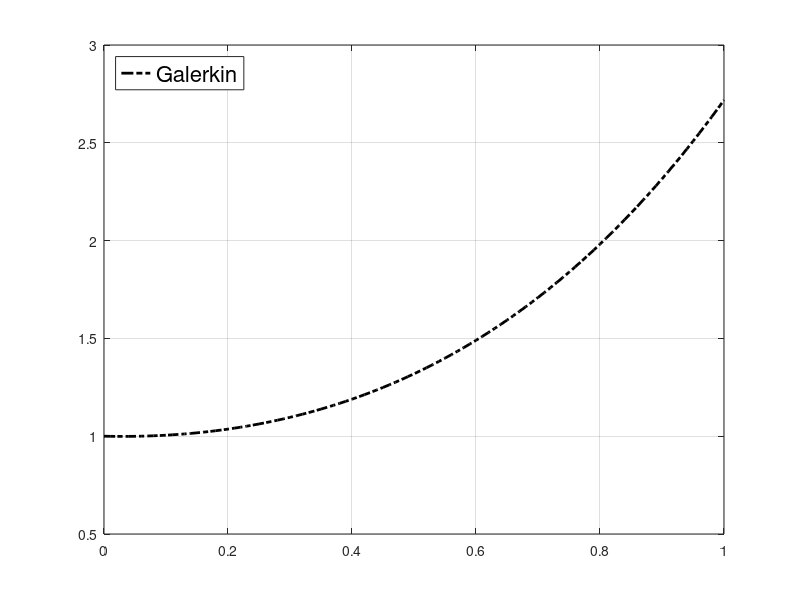

Write MATLAB code to recreate this figure.
% Driver file for Ex1 (Petrov-Galerkin Method)
clear
clc

%% Prepare PDE Info
a = 0; b = 1; % domain
ga  = 3; % left boundary
gb = exp(1); % boundary condition
funF = @(x) exp(x).*(-4-x+x.^3-(2+x).*cos(x)+(1+x).*sin(x)); % load function

%% Prepare Test and Trial Space
psi1 = @(x) sin(pi*x);  Dpsi1 = @(x) pi*cos(pi*x);
psi2 = @(x) x.^2-x; Dpsi2 = @(x) 2*x-1;
psi3 = @(x) x.^3-x.^2; Dpsi3 = @(x) 3*x.^2-2*x;

%phid = @(x) exp(1); Dphid = @(x) 0;
phid = @(x) exp(x); Dphid = @(x) exp(x);

ax = @(x) 2 + cos(x);
cx = @(x) 1 + x.^2;

%% Stiffness Matrix
S = zeros(3,3);
M = zeros(3,3);

S(1,1) = integral(@(x) ax(x).*Dpsi1(x).*Dpsi1(x),a,b);
S(1,2) = integral(@(x) ax(x).*Dpsi1(x).*Dpsi2(x),a,b);
S(1,3) = integral(@(x) ax(x).*Dpsi1(x).*Dpsi3(x),a,b);

S(2,1) = integral(@(x) ax(x).*Dpsi2(x).*Dpsi1(x),a,b);
S(2,2) = integral(@(x) ax(x).*Dpsi2(x).*Dpsi2(x),a,b);
S(2,3) = integral(@(x) ax(x).*Dpsi2(x).*Dpsi3(x),a,b);

S(3,1) = integral(@(x) ax(x).*Dpsi3(x).*Dpsi1(x),a,b);
S(3,2) = integral(@(x) ax(x).*Dpsi3(x).*Dpsi2(x),a,b);
S(3,3) = integral(@(x) ax(x).*Dpsi3(x).*Dpsi3(x),a,b);

M(1,1) = integral(@(x) cx(x).*psi1(x).*psi1(x),a,b);
M(1,2) = integral(@(x) cx(x).*psi1(x).*psi2(x),a,b);
M(1,3) = integral(@(x) cx(x).*psi1(x).*psi3(x),a,b);

M(2,1) = integral(@(x) cx(x).*psi2(x).*psi1(x),a,b);
M(2,2) = integral(@(x) cx(x).*psi2(x).*psi2(x),a,b);
M(2,3) = integral(@(x) cx(x).*psi2(x).*psi3(x),a,b);

M(3,1) = integral(@(x) cx(x).*psi3(x).*psi1(x),a,b);
M(3,2) = integral(@(x) cx(x).*psi3(x).*psi2(x),a,b);
M(3,3) = integral(@(x) cx(x).*psi3(x).*psi3(x),a,b);

A = S + M;

%% RHS Vector
f1 = integral(@(x) psi1(x).*funF(x),a,b);
f2 = integral(@(x) psi2(x).*funF(x),a,b);
f3 = integral(@(x) psi3(x).*funF(x),a,b);
f = [f1;f2;f3];

bd1 = integral(@(x) ax(x).*Dpsi1(x).*Dphid(x),a,b) + integral(@(x) cx(x).*psi1(x).*phid(x),a,b);
bd2 = integral(@(x) ax(x).*Dpsi2(x).*Dphid(x),a,b) + integral(@(x) cx(x).*psi2(x).*phid(x),a,b);
bd3 = integral(@(x) ax(x).*Dpsi3(x).*Dphid(x),a,b) + integral(@(x) cx(x).*psi3(x).*phid(x),a,b);
bd = [bd1;bd2;bd3];

bn1 = ga*psi1(a);
bn2 = ga*psi2(a);
bn3 = ga*psi3(a);
bn = [bn1;bn2;bn3];

br = f - bd - bn;

%% Solve Linear System
uc = A\br;

%% Form PG Solution
us = @(x) uc(1)*psi1(x) + uc(2)*psi2(x) + uc(3)*psi3(x) + phid(x);

%% Postprocess: Plot Solution
figure(1);clf
xx = a:(b-a)/100:b;
plot(xx,us(xx),'k-.','lineWidth',2)
grid on
legend('Galerkin','Location','NorthWest','FontSize',16)
